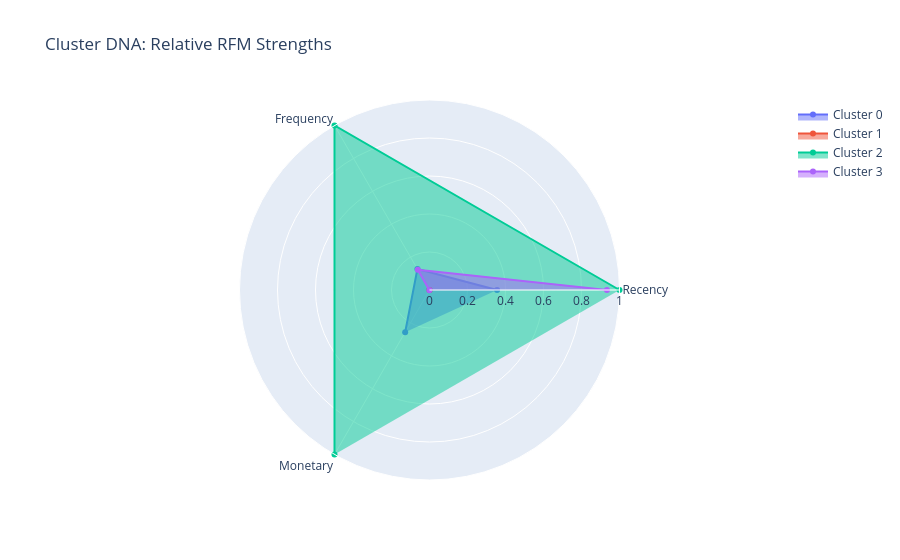

Write notebook code for a chart like this one.
### Code cell
profile = rfm.groupby('Cluster')[['Recency', 'Frequency', 'Monetary']].mean()
profile['Recency'] = profile['Recency'].max() - profile['Recency'] 

scaler = MinMaxScaler()
profile_scaled = pd.DataFrame(scaler.fit_transform(profile), columns=profile.columns, index=profile.index)

import plotly.graph_objects as go

fig = go.Figure()

for i in profile_scaled.index:
    fig.add_trace(go.Scatterpolar(
        r=profile_scaled.loc[i].values,
        theta=profile_scaled.columns,
        fill='toself',
        name=f'Cluster {i}'
    ))

fig.update_layout(
    polar=dict(radialaxis=dict(visible=True, range=[0, 1])),
    showlegend=True,
    title="Cluster DNA: Relative RFM Strengths"
)
fig.show()

### Figure 1 — Plotly figure (JSON) as saved in the notebook; plotly's stock layout.template omitted (floating-point values rounded to 4 significant figures)
{"data": [{"fill": "toself", "name": "Cluster 0", "r": [0.3557, 0.1273, 0.2562], "theta": ["Recency", "Frequency", "Monetary"], "type": "scatterpolar"}, {"fill": "toself", "name": "Cluster 1", "r": [0.0, 0.0, 0.0], "theta": ["Recency", "Frequency", "Monetary"], "type": "scatterpolar"}, {"fill": "toself", "name": "Cluster 2", "r": [1.0, 1.0, 1.0], "theta": ["Recency", "Frequency", "Monetary"], "type": "scatterpolar"}, {"fill": "toself", "name": "Cluster 3", "r": [0.9337, 0.123, 0.001234], "theta": ["Recency", "Frequency", "Monetary"], "type": "scatterpolar"}], "layout": {"polar": {"radialaxis": {"range": [0, 1], "visible": true}}, "showlegend": true, "title": {"text": "Cluster DNA: Relative RFM Strengths"}}}
